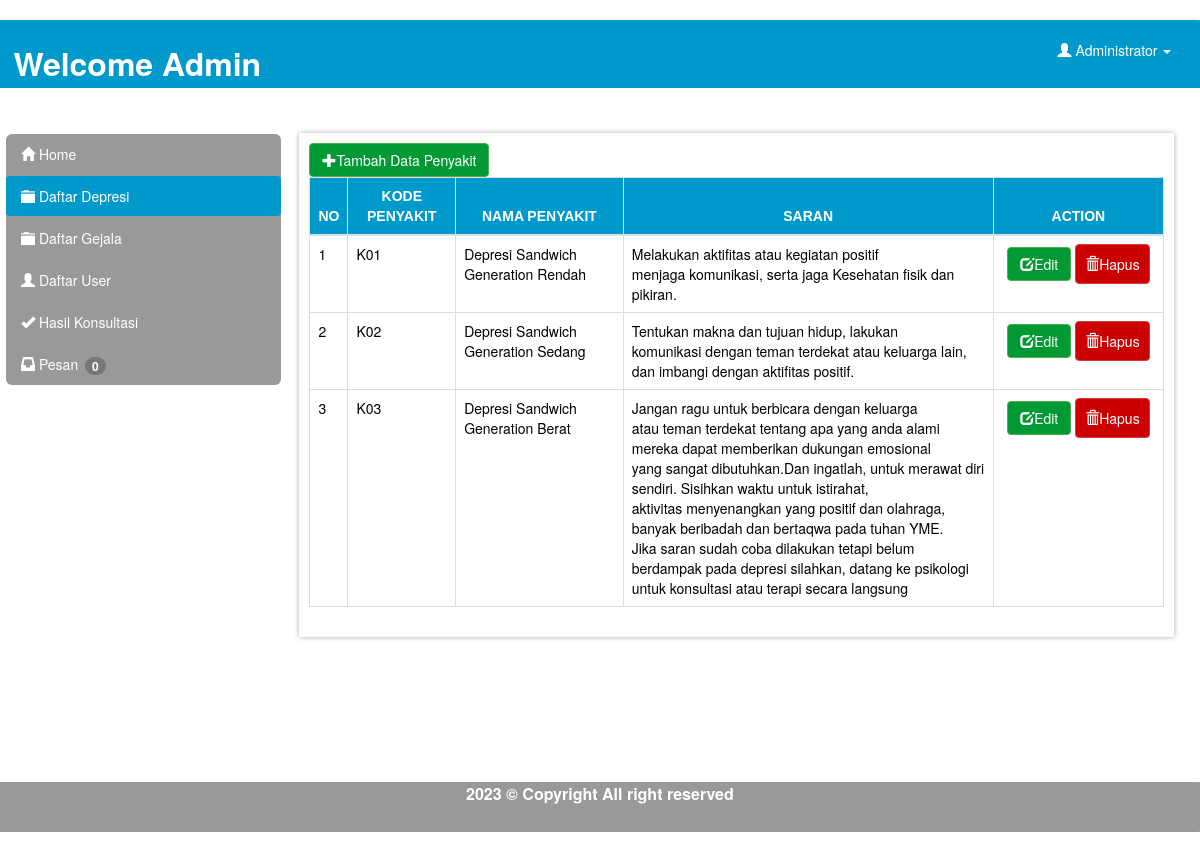
/Control/index.php?r=kerusakan (signed in), run on the app's committed database.
### tables this page shows
CREATE TABLE `penyakit` (
  `id_penyakit` int(11) NOT NULL AUTO_INCREMENT,
  `kd_penyakit` varchar(5) NOT NULL,
  `nama_penyakit` varchar(100) NOT NULL,
  `keterangan` text NOT NULL,
  `penanggulangan` text NOT NULL,
  PRIMARY KEY (`id_penyakit`)
);

### Control/modules/depresi/depresi.php (the view, shortened to what this page needs)
     <?php
     include "koneksi.php";
     ?>
<div>
<button data-toggle="modal" data-target="#myModal" class="btn btn-success"><span class="glyphicon glyphicon-plus"></span>Tambah Data Penyakit</button>
</div>
<div class="table-responsive">
<table class="table table-hover table-sm table-bordered">
<thead>
<tr id="thpo">
  <th class="text-center">NO</th>
  <th class="text-center">KODE PENYAKIT</th>
  <th class="text-center">NAMA PENYAKIT</th>
  <th class="text-center">SARAN</th>
  <th width='20%' class="text-center">ACTION</th>
 </tr>
 </thead>
 <tbody class="">
 <?php
$sqlp = mysqli_query($con, "SELECT * FROM penyakit ORDER BY id_penyakit ASC");
$no = 1;
while($rp = mysqli_fetch_array($sqlp)){
  echo "<tr>
    <td >$no</td>
    <td>$rp[kd_penyakit]</td>
    <td>$rp[nama_penyakit]</td>
    <td>$rp[penanggulangan]</td>
    <td align='center'>
    <a href='javascript:showModalP(\"$rp[id_penyakit]\", \"$rp[kd_penyakit]\",\"$rp[nama_penyakit]\", \"$rp[keterangan]\", \"$rp[penanggulangan]\" )' class='btn btn-success' > <span class='glyphicon glyphicon-edit'></span>Edit</a>
    <a href='?r=penyakitdel&idp=$rp[id_penyakit]'class='btn btn-danger'>  <span class='glyphicon glyphicon-trash'></span>Hapus</a>
  </td>
  </tr>";
  $no++;
}
?>
</tbody>
 </table>
 </div>
 </div>
 </div>

### Control/style.css (style rules this page uses)
.btn-success { color:#fff; background-color:#009933; padding-right:: 30px; padding-left:: 30px; text-align:center; }
.btn-danger { color: #fff; background-color: #CC0000; border-color: #d43f3a; padding: 9px; }
#thpo { text-align:center; background-color:#09c; padding: 10px; color:#ffffff; font-family:Arial; }
td { color:#000000; }
a { color: #ffffff !important; text-decoration: none; }

### data on the page
penyakit: kd_penyakit "K01", nama_penyakit "Depresi Sandwich Generation Rendah", penanggulangan "Melakukan aktifitas atau kegiatan positif menjaga komunikasi, serta jaga Kesehatan fisik dan pikiran."
penyakit: kd_penyakit "K02", nama_penyakit "Depresi Sandwich Generation Sedang", penanggulangan "Tentukan makna dan tujuan hidup, lakukan komunikasi dengan teman terdekat atau keluarga lain, dan imbangi dengan aktifitas positif."
penyakit: kd_penyakit "K03", nama_penyakit "Depresi Sandwich Generation Berat", penanggulangan "Jangan ragu untuk berbicara dengan keluarga atau teman terdekat tentang apa yang anda alami mereka dapat memberikan dukungan emosional yang sangat dibutuhkan.Dan ingatlah, untuk merawat diri sendiri. Sisihkan waktu untuk istirahat, aktivitas menyenangkan yang positif dan olahraga, banyak beribadah dan bertaqwa pada tuhan YME. Jika saran sudah coba dilakukan tetapi belum berdampak pada depresi silahkan, datang ke psikologi untuk konsultasi atau terapi secara langsung"

### other printed values
$rc "0"
